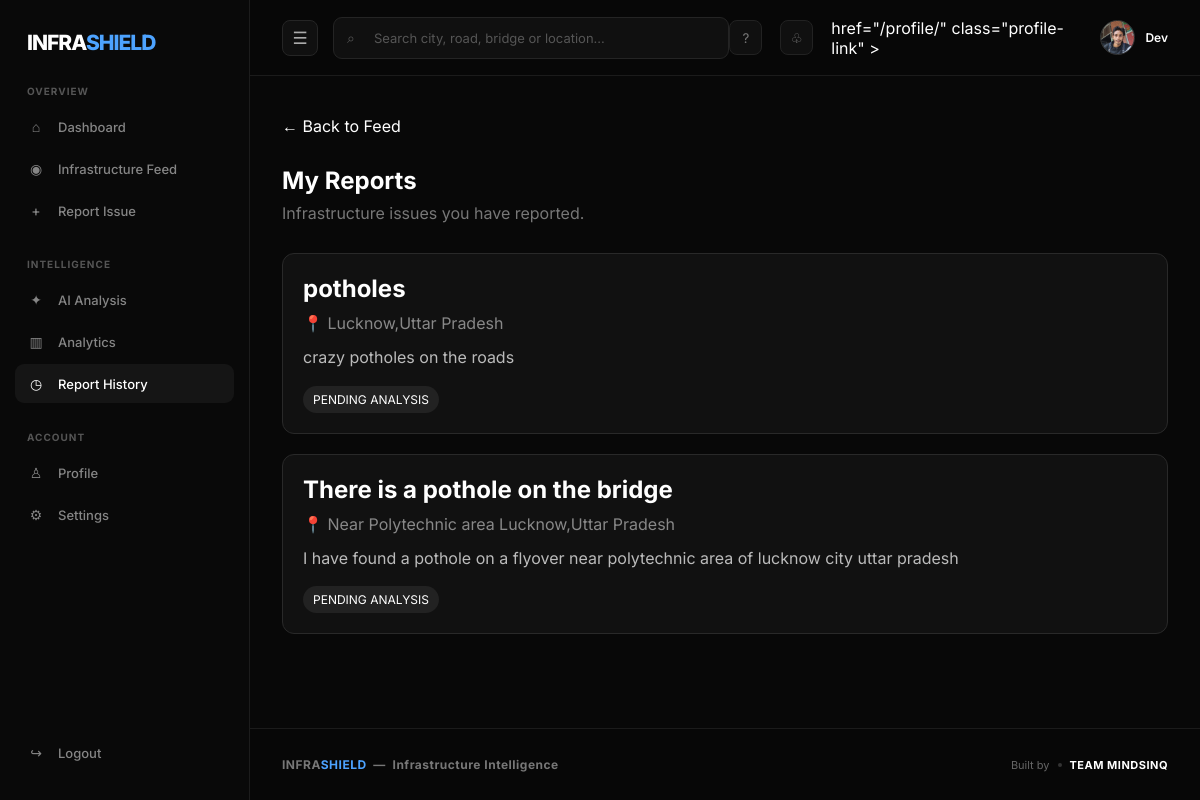
The app's page /my-reports/ (signed in) with its own data.
### accounts/models.py (models this page shows, shortened)
class Profile(models.Model):
    user = models.OneToOneField(
        User,
        on_delete=models.CASCADE,
        related_name="profile"
    )
    profile_picture = models.ImageField(
        upload_to="profile_pictures/",
        blank=True,
        null=True
    )
    bio = models.TextField(
        max_length=500,
        blank=True
    )
    location = models.CharField(
        max_length=150,
        blank=True
    )
    phone = models.CharField(
        max_length=20,
        blank=True
    )
    created_at = models.DateTimeField(
        auto_now_add=True
    )
    updated_at = models.DateTimeField(
        auto_now=True
    )

class InfrastructureReport(models.Model):
    INFRASTRUCTURE_TYPES = [
        ("road", "Road"),
        ("bridge", "Bridge"),
        ("railway", "Railway"),
        ("building", "Building"),
        ("street", "Street Infrastructure"),
        ("drainage", "Drainage"),
        ("other", "Other"),
    ]
    RISK_LEVELS = [
        ("pending", "Pending Analysis"),
        ("low", "Low"),
        ("medium", "Medium"),
        ("high", "High"),
        ("critical", "Critical"),
    ]
    user = models.ForeignKey(
        User,
        on_delete=models.CASCADE,
        related_name="infrastructure_reports"
    )
    infrastructure_type = models.CharField(
        max_length=30,
        choices=INFRASTRUCTURE_TYPES
    )
    title = models.CharField(
        max_length=200
    )
    description = models.TextField(
        blank=True
    )
    image = models.ImageField(
        upload_to="infrastructure_reports/"
    )
    location = models.CharField(
        max_length=255
    )
    latitude = models.DecimalField(
        max_digits=9,
        decimal_places=6,
        null=True,
        blank=True
    )
    longitude = models.DecimalField(
        max_digits=9,
        decimal_places=6,
        null=True,
        blank=True
    )
    risk_level = models.CharField(
        max_length=20,
        choices=RISK_LEVELS,
        default="pending"
    )
    ai_confidence = models.FloatField(
        null=True,
        blank=True
    )
    ai_analysis = models.TextField(
        blank=True
    )
    created_at = models.DateTimeField(
        auto_now_add=True
    )
    updated_at = models.DateTimeField(
        auto_now=True
    )

### accounts/views.py (the view)
# urls.py: path("my-reports/", views.my_reports, name="my_reports"),
@login_required
def my_reports(request):
    reports = InfrastructureReport.objects.filter(user=request.user).order_by("-created_at")
    return render(
        request,
        "my_reports.html",
        {
            "reports": reports,
            "page_title": "My Reports",
        },
    )

### accounts/templates/my_reports.html (shortened to what this page needs)
{% load static %}
<!DOCTYPE html>
<html lang="en">
<head>
</head>
<body>
<div class="app">
    <aside class="sidebar" id="sidebar">
        <div class="logo">
            INFRA<span>SHIELD</span>
        </div>
        <div class="sidebar-section">
            <div class="section-title">
                OVERVIEW
            </div>
            <a href="{% url 'dashboard' %}"
               class="nav-item">
                <span class="nav-icon">⌂</span>
                <span class="nav-text">
                    Dashboard
                </span>
            </a>
            <a href="{% url 'infrastructure_feed' %}"
               class="nav-item">
                <span class="nav-icon">◉</span>
                <span class="nav-text">
                    Infrastructure Feed
                </span>
            </a>
            <a href="{% url 'create_report' %}"
               class="nav-item">
                <span class="nav-icon">+</span>
                <span class="nav-text">
                    Report Issue
                </span>
            </a>
        </div>
        <div class="sidebar-section">
            <div class="section-title">
                INTELLIGENCE
            </div>
            <a href="#"
               class="nav-item">
                <span class="nav-icon">✦</span>
                <span class="nav-text">
                    AI Analysis
                </span>
            </a>
            <a href="#"
               class="nav-item">
                <span class="nav-icon">▥</span>
                <span class="nav-text">
                    Analytics
                </span>
            </a>
            <a href="#"
               class="nav-item active">
                <span class="nav-icon">◷</span>
                <span class="nav-text">
                    Report History
                </span>
            </a>
        </div>
        <div class="sidebar-section">
            <div class="section-title">
                ACCOUNT
            </div>
            <a href="{% url 'profile' %}"
               class="nav-item">
                <span class="nav-icon">♙</span>
                <span class="nav-text">
                    Profile
                </span>
            </a>
            <a href="{% url 'settings' %}"
               class="nav-item">
                <span class="nav-icon">⚙</span>
                <span class="nav-text">
                    Settings
                </span>
            </a>
        </div>
        <div class="sidebar-bottom">
            <a href="{% url 'logout' %}"
               class="nav-item">
                <span class="nav-icon">↪</span>
                <span class="nav-text">
                    Logout
                </span>
            </a>
        </div>
    </aside>
    <main class="main" id="main">
        <header class="topbar">
            <button
                class="menu-btn"
                onclick="toggleSidebar()"
                aria-label="Toggle sidebar">
                ☰
            </button>
            <div class="search-container">
                <span class="search-icon">
                    ⌕
                </span>
                <input
                    type="text"
                    class="search-input"
                    id="locationSearch"
                    placeholder="Search city, road, bridge or location..."
                >
            </div>
            <div class="top-actions">
                <button class="top-icon">
                    ?
                </button>
                <button class="top-icon">
                    ♧
                </button>
                <div class="profile">
                        href="{% url 'profile' %}"
                        class="profile-link"
                    >
                        <div class="avatar">
                            {% if request.user.profile.profile_picture %}
                                <img
                                    src="{{ request.user.profile.profile_picture.url }}"
                                    alt="{{ request.user.first_name }} profile picture"
                                >
                            {% else %}
                                <span class="avatar-placeholder">
                                    {{ request.user.first_name|first|upper }}
                                </span>
                            {% endif %}
                        </div>
                        <div class="profile-info">
                            <div class="profile-name">
                                {{ request.user.first_name }}
                            </div>
                        </div>
                </div>
            </div>
        </header>
        <section class="content">
            <div class="container">
                <a href="{% url 'infrastructure_feed' %}" class="back">
                    ← Back to Feed
                </a>
                <h1>My Reports</h1>
                <p class="subtitle">
                    Infrastructure issues you have reported.
                </p>
                {% if reports %}
                    {% for report in reports %}
                        <div class="report">
                            <h2>
                                {{ report.title }}
                            </h2>
                            <div class="location">
                                📍 {{ report.location }}
                            </div>
                            {% if report.description %}
                                <div class="description">
                                    {{ report.description }}
                                </div>
                            {% endif %}
                            <div class="risk">
                                {{ report.get_risk_level_display }}
                            </div>
                        </div>
                    {% endfor %}
                {% endif %}
            </div>
        </section>
        <footer class="site-footer">
            <div class="footer-brand">
                INFRA<span>SHIELD</span>
                &nbsp;—&nbsp;
                Infrastructure Intelligence
            </div>
            <div class="footer-team">
                <span>
                    Built by
                </span>
                <span class="footer-divider"></span>
                <strong>
                    TEAM MINDSINQ
                </strong>
            </div>
        </footer>
    </main>
</div>
</body>
</html>

### accounts/templates/my_reports.html (style rules this page uses)
* { box-sizing: border-box; margin: 0; padding: 0; }
html { scroll-behavior: smooth; }
body { font-family: 'Inter', sans-serif; background: #080808; color: white; min-height: 100vh; overflow-x: hidden; }
button, input { font-family: inherit; }
a { text-decoration: none; color: inherit; }
.app { display: flex; min-height: 100vh; }
.sidebar { width: 250px; background: #090909; border-right: 1px solid #1c1c1c; position: fixed; top: 0; bottom: 0; left: 0; display: flex; flex-direction: column; padding: 25px 15px; z-index: 100; transition: width 0.25s ease, transform 0.25s ease; }
.logo { padding: 5px 12px 30px; font-size: 21px; font-weight: 800; letter-spacing: -1px; white-space: nowrap; transition: 0.25s; }
.logo span { color: #4da3ff; }
.sidebar-section { margin-bottom: 25px; }
.section-title { font-size: 10px; font-weight: 700; letter-spacing: 1px; color: #555; padding: 0 12px; margin-bottom: 10px; }
.nav-item { display: flex; align-items: center; gap: 13px; padding: 11px 12px; margin-bottom: 3px; border-radius: 9px; color: #858585; font-size: 13px; font-weight: 500; transition: 0.2s; white-space: nowrap; }
.nav-item.active { background: #151515; color: white; }
.nav-icon { width: 18px; min-width: 18px; text-align: center; font-size: 14px; }
.sidebar-bottom { margin-top: auto; }
.main { margin-left: 250px; width: calc(100% - 250px); min-height: 100vh; background: #080808; display: flex; flex-direction: column; transition: margin-left 0.25s ease, width 0.25s ease; }
.topbar { height: 76px; display: flex; align-items: center; justify-content: space-between; padding: 0 32px; border-bottom: 1px solid #1b1b1b; background: rgba(8, 8, 8, 0.92); position: sticky; top: 0; z-index: 50; backdrop-filter: blur(10px); }
.menu-btn { width: 36px; height: 36px; border: 1px solid #252525; background: #101010; color: #aaa; border-radius: 8px; cursor: pointer; display: flex; align-items: center; justify-content: center; font-size: 17px; transition: 0.2s; flex-shrink: 0; }
.search-container { width: 420px; position: relative; margin-left: 15px; margin-right: auto; }
.search-icon { position: absolute; left: 14px; top: 50%; transform: translateY(-50%); color: #555; font-size: 14px; }
.search-input { width: 100%; background: #101010; border: 1px solid #242424; border-radius: 9px; padding: 12px 15px 12px 40px; color: white; outline: none; font-size: 13px; transition: 0.2s; }
.search-input::placeholder { color: #555; }
.top-actions { display: flex; align-items: center; gap: 18px; }
.top-icon { width: 35px; height: 35px; border-radius: 8px; display: flex; align-items: center; justify-content: center; background: #101010; border: 1px solid #222; color: #777; cursor: pointer; transition: 0.2s; }
.profile { display: flex; align-items: center; gap: 10px; cursor: pointer; }
.avatar { width: 35px; height: 35px; border-radius: 50%; background: #1c1c1c; border: 1px solid #333; display: flex; align-items: center; justify-content: center; font-size: 12px; font-weight: 700; overflow: hidden; flex-shrink: 0; }
.avatar img { width: 100%; height: 100%; object-fit: cover; }
.profile-info { line-height: 1.3; }
.profile-name { font-size: 12px; font-weight: 600; }
.content { flex: 1; padding: 40px 32px 0; }
.site-footer { margin-top: 0; padding: 28px 32px; border-top: 1px solid #1b1b1b; background: #070707; display: flex; align-items: center; justify-content: space-between; gap: 20px; flex-wrap: wrap; }
.footer-brand { font-size: 12px; font-weight: 700; letter-spacing: 0.5px; color: #777; }
.footer-brand span { color: #4da3ff; }
.footer-team { display: flex; align-items: center; gap: 8px; color: #666; font-size: 11px; }
.footer-team strong { color: #ffffff; font-weight: 700; letter-spacing: 0.5px; }
.footer-divider { width: 4px; height: 4px; border-radius: 50%; background: #333; }
.container { max-width: 900px; margin: auto; padding-bottom: 40px; }
h1 { margin-bottom: 8px; }
.subtitle { color: #777; margin-bottom: 30px; }
.report { background: #111; border: 1px solid #292929; border-radius: 12px; padding: 20px; margin-bottom: 20px; }
.report h2 { margin-bottom: 10px; }
.location { color: #888; margin-bottom: 12px; }
.description { color: #bbb; line-height: 1.6; }
.risk { display: inline-block; margin-top: 15px; padding: 6px 10px; border-radius: 20px; background: #222; font-size: 12px; text-transform: uppercase; }
.back { display: inline-block; margin-bottom: 30px; color: white; text-decoration: none; }

### records on screen
InfrastructureReport: title "potholes", location "Lucknow,Uttar Pradesh", description "crazy potholes on the roads", risk_level "PENDING ANALYSIS"
InfrastructureReport: title "There is a pothole on the bridge", location "Near Polytechnic area Lucknow,Uttar Pradesh", description "I have found a pothole on a flyover near polytechnic area of lucknow city uttar pradesh", risk_level "PENDING ANALYSIS"

### other values on screen
{{ request.user.first_name }} "Dev"
